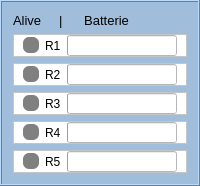
        <widget class="QFrame" name="frame">
         <property name="sizePolicy">
          <sizepolicy hsizetype="Preferred" vsizetype="Preferred">
           <horstretch>0</horstretch>
           <verstretch>0</verstretch>
          </sizepolicy>
         </property>
         <property name="maximumSize">
          <size>
           <width>250</width>
           <height>16777215</height>
          </size>
         </property>
         <property name="styleSheet">
          <string notr="true">background-color: rgb(160 ,190, 220);</string>
         </property>
         <property name="frameShape">
          <enum>QFrame::Box</enum>
         </property>
         <property name="frameShadow">
          <enum>QFrame::Raised</enum>
         </property>
         <property name="lineWidth">
          <number>1</number>
         </property>
         <layout class="QVBoxLayout" name="verticalLayout">
          <item>
           <widget class="QLabel" name="label">
            <property name="font">
             <font>
              <family>Arial</family>
              <pointsize>10</pointsize>
              <weight>9</weight>
              <italic>false</italic>
              <bold>false</bold>
             </font>
            </property>
            <property name="styleSheet">
             <string notr="true">background-color: rgb(160 ,190, 220);
font: 75 10pt &quot;Arial&quot;;</string>
            </property>
            <property name="text">
             <string>Alive     |      Batterie</string>
            </property>
           </widget>
          </item>
          <item>
           <widget class="QFrame" name="frame_2">
            <property name="styleSheet">
             <string notr="true">background-color: rgb(255 ,255, 255);</string>
            </property>
            <property name="frameShape">
             <enum>QFrame::StyledPanel</enum>
            </property>
            <property name="frameShadow">
             <enum>QFrame::Raised</enum>
            </property>
            <layout class="QHBoxLayout" name="horizontalLayout_3">
             <property name="topMargin">
              <number>0</number>
             </property>
             <property name="bottomMargin">
              <number>0</number>
             </property>
             <item>
              <widget class="QPushButton" name="Robot1Alive">
               <property name="sizePolicy">
                <sizepolicy hsizetype="Minimum" vsizetype="Minimum">
                 <horstretch>0</horstretch>
                 <verstretch>0</verstretch>
                </sizepolicy>
               </property>
               <property name="maximumSize">
                <size>
                 <width>16</width>
                 <height>16</height>
                </size>
               </property>
               <property name="styleSheet">
                <string notr="true">background-color: gray;
border-radius: 6px;</string>
               </property>
               <property name="text">
                <string/>
               </property>
               <property name="checkable">
                <bool>false</bool>
               </property>
               <property name="flat">
                <bool>true</bool>
               </property>
              </widget>
             </item>
             <item>
              <widget class="QLabel" name="label_2">
               <property name="styleSheet">
                <string notr="true">background-color: rgb(255 ,255, 255);</string>
               </property>
               <property name="text">
                <string>R1</string>
               </property>
              </widget>
             </item>
             <item>
              <widget class="QProgressBar" name="AkkuR1">
               <property name="font">
                <font>
                 <family>Arial</family>
                 <pointsize>8</pointsize>
                 <weight>50</weight>
                 <italic>false</italic>
                 <bold>false</bold>
                </font>
               </property>
               <property name="styleSheet">
                <string notr="true">background-color: rgb(255 ,255, 255);</string>
               </property>
               <property name="inputMethodHints">
                <set>Qt::ImhNone</set>
               </property>
               <property name="textVisible">
                <bool>true</bool>
               </property>
               <property name="invertedAppearance">
                <bool>false</bool>
               </property>
               <property name="textDirection">
                <enum>QProgressBar::TopToBottom</enum>
               </property>
               <property name="format">
                <string>%p%</string>
               </property>
              </widget>
             </item>
            </layout>
           </widget>
          </item>
          <item>
           <widget class="QFrame" name="frame_3">
            <property name="styleSheet">
             <string notr="true">background-color: rgb(255 ,255, 255);</string>
            </property>
            <property name="frameShape">
             <enum>QFrame::StyledPanel</enum>
            </property>
            <property name="frameShadow">
             <enum>QFrame::Raised</enum>
            </property>
            <layout class="QHBoxLayout" name="horizontalLayout_5">
             <property name="topMargin">
              <number>0</number>
             </property>
             <property name="bottomMargin">
              <number>0</number>
             </property>
             <item>
              <widget class="QPushButton" name="Robot2Alive">
               <property name="sizePolicy">
                <sizepolicy hsizetype="Minimum" vsizetype="Minimum">
                 <horstretch>0</horstretch>
                 <verstretch>0</verstretch>
                </sizepolicy>
               </property>
               <property name="maximumSize">
                <size>
                 <width>16</width>
                 <height>16</height>
                </size>
               </property>
               <property name="styleSheet">
                <string notr="true">background-color: gray;
border-radius: 6px;</string>
               </property>
               <property name="text">
                <string/>
               </property>
               <property name="checkable">
                <bool>false</bool>
               </property>
               <property name="flat">
                <bool>true</bool>
               </property>
              </widget>
             </item>
             <item>
              <widget class="QLabel" name="label_3">
               <property name="styleSheet">
                <string notr="true">background-color: rgb(255 ,255, 255);</string>
               </property>
               <property name="text">
                <string>R2</string>
               </property>
              </widget>
             </item>
             <item>
              <widget class="QProgressBar" name="AkkuR2">
               <property name="font">
                <font>
                 <family>Arial</family>
                 <pointsize>8</pointsize>
                 <weight>50</weight>
                 <italic>false</italic>
                 <bold>false</bold>
                </font>
               </property>
               <property name="styleSheet">
                <string notr="true">background-color: rgb(255 ,255, 255);</string>
               </property>
               <property name="inputMethodHints">
                <set>Qt::ImhNone</set>
               </property>
               <property name="textVisible">
                <bool>true</bool>
               </property>
               <property name="invertedAppearance">
                <bool>false</bool>
               </property>
               <property name="textDirection">
                <enum>QProgressBar::TopToBottom</enum>
               </property>
               <property name="format">
                <string>%p%</string>
               </property>
              </widget>
             </item>
            </layout>
           </widget>
          </item>
          <item>
           <widget class="QFrame" name="frame_4">
            <property name="styleSheet">
             <string notr="true">background-color: rgb(255 ,255, 255);</string>
            </property>
            <property name="frameShape">
             <enum>QFrame::StyledPanel</enum>
            </property>
            <property name="frameShadow">
             <enum>QFrame::Raised</enum>
            </property>
            <layout class="QHBoxLayout" name="horizontalLayout_4">
             <property name="topMargin">
              <number>0</number>
             </property>
             <property name="bottomMargin">
              <number>0</number>
             </property>
             <item>
              <widget class="QPushButton" name="Robot3Alive">
               <property name="sizePolicy">
                <sizepolicy hsizetype="Minimum" vsizetype="Minimum">
                 <horstretch>0</horstretch>
                 <verstretch>0</verstretch>
                </sizepolicy>
               </property>
               <property name="maximumSize">
                <size>
                 <width>16</width>
                 <height>16</height>
                </size>
               </property>
               <property name="styleSheet">
                <string notr="true">background-color: gray;
border-radius: 6px;</string>
               </property>
               <property name="text">
                <string/>
               </property>
               <property name="checkable">
                <bool>false</bool>
               </property>
               <property name="flat">
                <bool>true</bool>
               </property>
              </widget>
             </item>
             <item>
              <widget class="QLabel" name="label_4">
               <property name="styleSheet">
                <string notr="true">background-color: rgb(255 ,255, 255);</string>
               </property>
               <property name="text">
                <string>R3</string>
               </property>
              </widget>
             </item>
             <item>
              <widget class="QProgressBar" name="AkkuR3">
               <property name="font">
                <font>
                 <family>Arial</family>
                 <pointsize>8</pointsize>
                 <weight>50</weight>
                 <italic>false</italic>
                 <bold>false</bold>
                </font>
               </property>
               <property name="styleSheet">
                <string notr="true">background-color: rgb(255 ,255, 255);</string>
               </property>
               <property name="inputMethodHints">
                <set>Qt::ImhNone</set>
               </property>
               <property name="textVisible">
                <bool>true</bool>
               </property>
               <property name="invertedAppearance">
                <bool>false</bool>
               </property>
               <property name="textDirection">
                <enum>QProgressBar::TopToBottom</enum>
               </property>
               <property name="format">
                <string>%p%</string>
               </property>
              </widget>
             </item>
            </layout>
           </widget>
          </item>
          <item>
           <widget class="QFrame" name="frame_5">
            <property name="styleSheet">
             <string notr="true">background-color: rgb(255 ,255, 255);</string>
            </property>
            <property name="frameShape">
             <enum>QFrame::StyledPanel</enum>
            </property>
            <property name="frameShadow">
             <enum>QFrame::Raised</enum>
            </property>
            <layout class="QHBoxLayout" name="horizontalLayout_6">
             <property name="topMargin">
              <number>0</number>
             </property>
             <property name="bottomMargin">
              <number>0</number>
             </property>
             <item>
              <widget class="QPushButton" name="Robot4Alive">
               <property name="sizePolicy">
                <sizepolicy hsizetype="Minimum" vsizetype="Minimum">
                 <horstretch>0</horstretch>
                 <verstretch>0</verstretch>
                </sizepolicy>
               </property>
               <property name="maximumSize">
                <size>
                 <width>16</width>
                 <height>16</height>
                </size>
               </property>
               <property name="styleSheet">
                <string notr="true">background-color: gray;
border-radius: 6px;</string>
               </property>
               <property name="text">
                <string/>
               </property>
               <property name="checkable">
                <bool>false</bool>
               </property>
               <property name="flat">
                <bool>true</bool>
               </property>
              </widget>
             </item>
             <item>
              <widget class="QLabel" name="label_5">
               <property name="styleSheet">
                <string notr="true">background-color: rgb(255 ,255, 255);</string>
               </property>
               <property name="text">
                <string>R4</string>
               </property>
              </widget>
             </item>
             <item>
              <widget class="QProgressBar" name="AkkuR4">
               <property name="font">
                <font>
                 <family>Arial</family>
                 <pointsize>8</pointsize>
                 <weight>50</weight>
                 <italic>false</italic>
                 <bold>false</bold>
                </font>
               </property>
               <property name="styleSheet">
                <string notr="true">background-color: rgb(255 ,255, 255);</string>
               </property>
               <property name="inputMethodHints">
                <set>Qt::ImhNone</set>
               </property>
               <property name="textVisible">
                <bool>true</bool>
               </property>
               <property name="invertedAppearance">
                <bool>false</bool>
               </property>
               <property name="textDirection">
                <enum>QProgressBar::TopToBottom</enum>
               </property>
               <property name="format">
                <string>%p%</string>
               </property>
              </widget>
             </item>
            </layout>
           </widget>
          </item>
          <item>
           <widget class="QFrame" name="frame_6">
            <property name="styleSheet">
             <string notr="true">background-color: rgb(255 ,255, 255);</string>
            </property>
            <property name="frameShape">
             <enum>QFrame::StyledPanel</enum>
            </property>
            <property name="frameShadow">
             <enum>QFrame::Raised</enum>
            </property>
            <layout class="QHBoxLayout" name="horizontalLayout_7">
             <property name="topMargin">
              <number>0</number>
             </property>
             <property name="bottomMargin">
              <number>0</number>
             </property>
             <item>
              <widget class="QPushButton" name="Robot5Alive">
               <property name="sizePolicy">
                <sizepolicy hsizetype="Minimum" vsizetype="Minimum">
                 <horstretch>0</horstretch>
                 <verstretch>0</verstretch>
                </sizepolicy>
               </property>
               <property name="maximumSize">
                <size>
                 <width>16</width>
                 <height>16</height>
                </size>
               </property>
               <property name="styleSheet">
                <string notr="true">background-color: gray;
border-radius: 6px;</string>
               </property>
               <property name="text">
                <string/>
               </property>
               <property name="checkable">
                <bool>false</bool>
               </property>
               <property name="flat">
                <bool>true</bool>
               </property>
              </widget>
             </item>
             <item>
              <widget class="QLabel" name="label_6">
               <property name="styleSheet">
                <string notr="true">background-color: rgb(255 ,255, 255);</string>
               </property>
               <property name="text">
                <string>R5</string>
               </property>
              </widget>
             </item>
             <item>
              <widget class="QProgressBar" name="AkkuR5">
               <property name="font">
                <font>
                 <family>Arial</family>
                 <pointsize>8</pointsize>
                 <weight>50</weight>
                 <italic>false</italic>
                 <bold>false</bold>
                </font>
               </property>
               <property name="styleSheet">
                <string notr="true">background-color: rgb(255 ,255, 255);</string>
               </property>
               <property name="inputMethodHints">
                <set>Qt::ImhNone</set>
               </property>
               <property name="textVisible">
                <bool>true</bool>
               </property>
               <property name="invertedAppearance">
                <bool>false</bool>
               </property>
               <property name="textDirection">
                <enum>QProgressBar::TopToBottom</enum>
               </property>
               <property name="format">
                <string>%p%</string>
               </property>
              </widget>
             </item>
            </layout>
           </widget>
          </item>
         </layout>
        </widget>
